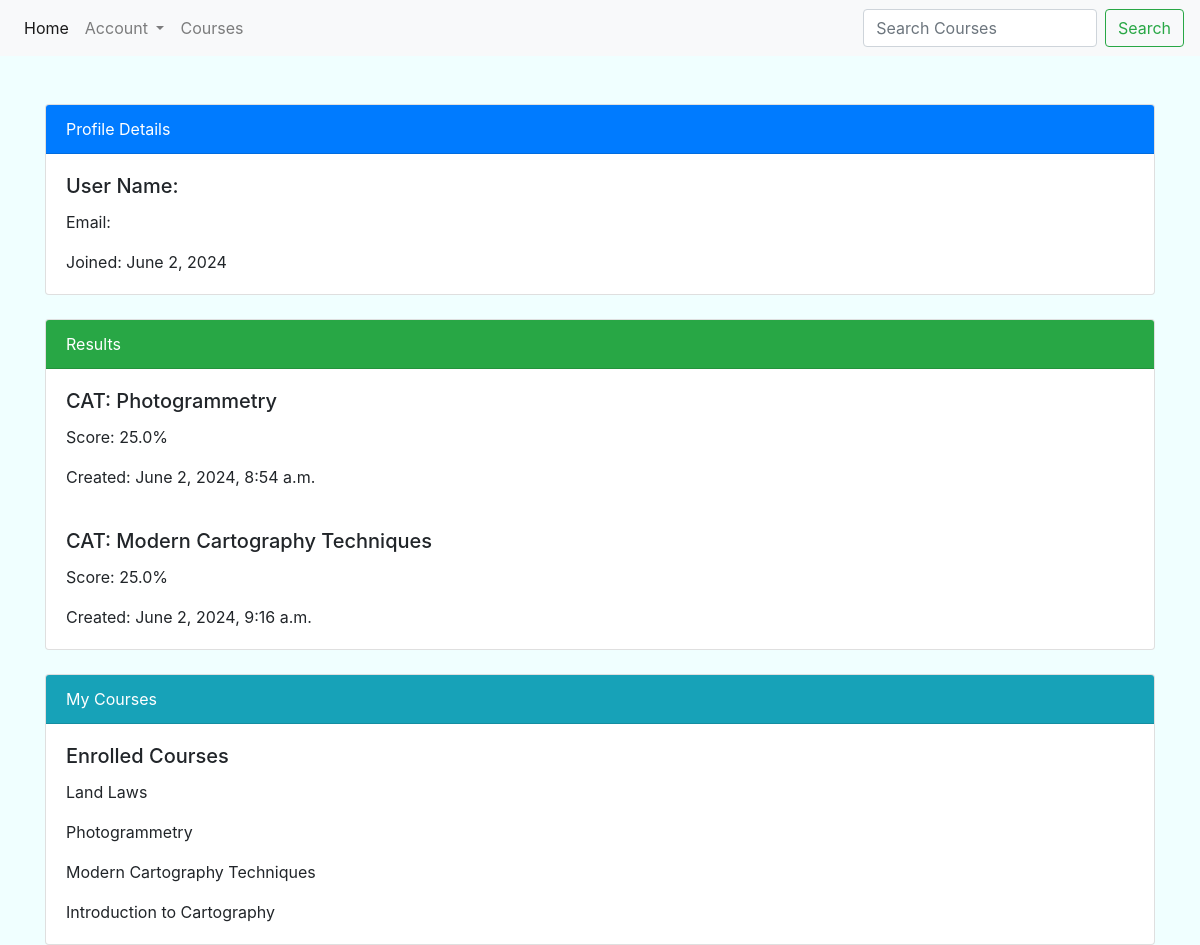
/profile, run on the app's committed database.
### results/models.py (models this page shows, shortened)
class Result(models.Model):
    quiz = models.ForeignKey(Quiz, on_delete=models.CASCADE)
    user = models.ForeignKey(User, on_delete=models.CASCADE)
    score = models.FloatField()
    created_at = models.DateTimeField(auto_now_add=True)

### quizes/models.py (models this page shows, shortened)
class Quiz(models.Model):
    name = models.CharField(max_length=200)
    topic = models.CharField(max_length=200)
    number_of_questions = models.IntegerField()
    time = models.IntegerField(help_text="Duration of the quiz in minutes")
    required_score_to_pass = models.IntegerField(help_text="Required score in %")
    difficulty = models.CharField(max_length=6, choices=DIFF_CHOICES)
    class Meta:
        verbose_name = "Quiz"
        verbose_name_plural = "Quizes"

### quizes/views.py (the view)
# urls.py: path('profile', views.profile_page, name='profile-view'),
def profile_page(request):
    results = Result.objects.all()
    courses = Quiz.objects.all()
    return render(request, 'quizes/profile.html', {'results': results, 'courses': courses, 'today': date.today()})

### quizes/templates/quizes/profile.html
{% extends 'quizes/base.html' %}
{% block content %}
<div class="container mt-5">
    <div class="row mb-4">
        <div class="col-md-12">
            <div class="card">
                <div class="card-header bg-primary text-white">
                    Profile Details
                </div>
                <div class="card-body">
                    <h5 class="card-title">User Name: {{ user.username}}</h5>
                    <p class="card-text">Email: {{ user.email }}</p>
                    <p class="card-text">Joined: {{ today }}</p>
                </div>
            </div>
        </div>
    </div>
    <div class="row mb-4">
        <div class="col-md-12">
            <div class="card">
                <div class="card-header bg-success text-white">
                    Results
                </div>
                {% for result in results %}
                <div class="card-body">
                    <h5 class="card-title">CAT: {{ result.quiz.name }}</h5>
                    <p class="card-text">Score: {{ result.score }}%</p>
                    <p class="card-text">Created: {{ result.created_at}} </p>
                </div>
                {% endfor %}
            </div>
        </div>
    </div>
    <div class="row">
        <div class="col-md-12">
            <div class="card">
                <div class="card-header bg-info text-white">
                    My Courses
                </div>
                <div class="card-body">
                    <h5 class="card-title">Enrolled Courses</h5>
                    {% for course in courses %}
                    <p class="card-text">{{ course.name }}</p>
                    {% endfor %}
                </div>
            </div>
        </div>
    </div>
</div>
{% endblock %}

### quizes/static/css/main.css (style rules this page uses)
body { background-color: azure; }

### data on the page
Result: quiz.name "Photogrammetry", score "25.0", created_at "June 2, 2024, 8:54 a.m."
Result: quiz.name "Modern Cartography Techniques", score "25.0", created_at "June 2, 2024, 9:16 a.m."
Quiz: name "Land Laws"
Quiz: name "Photogrammetry"
Quiz: name "Modern Cartography Techniques"
Quiz: name "Introduction to Cartography"
